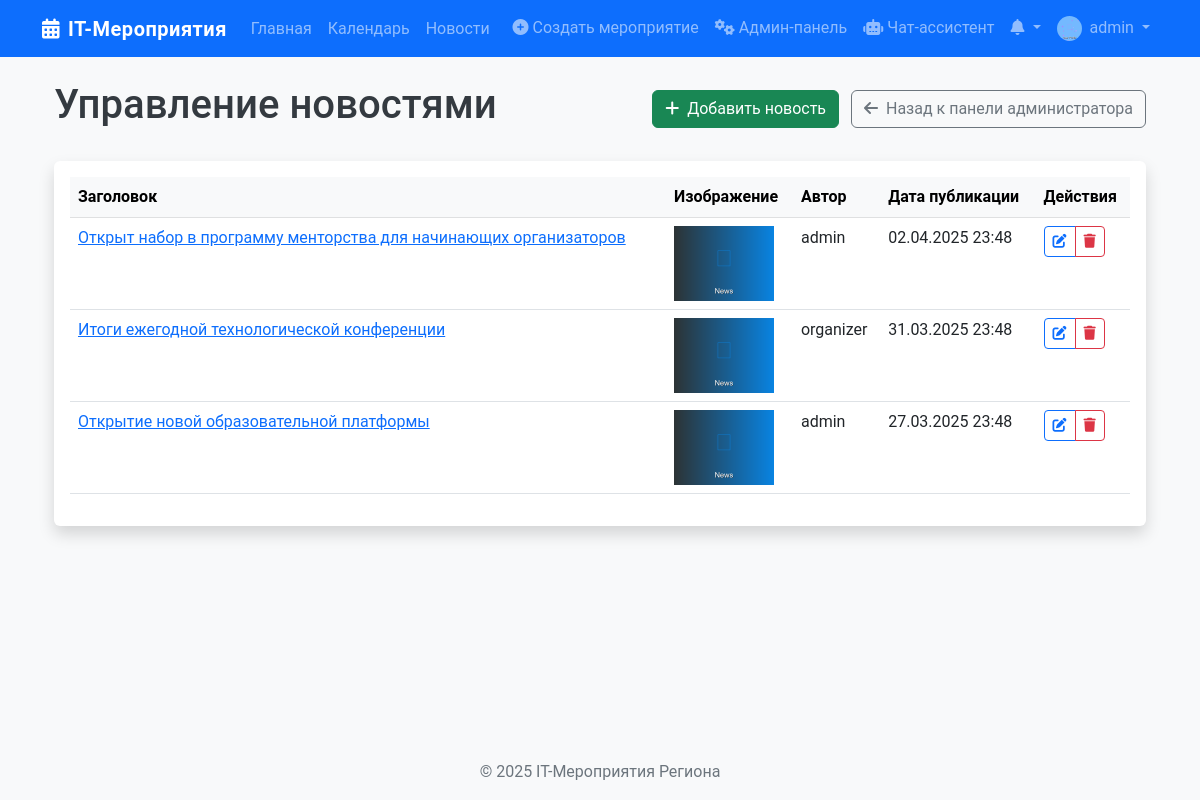
The page /admin/admin/news (signed in) on the database its author committed.
### app/models/user.py (models this page shows, shortened)
class User(db.Model, UserMixin):
    id = db.Column(db.Integer, primary_key=True)
    username = db.Column(db.String(50), unique=True, nullable=False)
    email = db.Column(db.String(120), unique=True, nullable=False)
    password = db.Column(db.String(60), nullable=False)
    role = db.Column(db.String(20), default=UserRole.PARTICIPANT.value)
    profile_image = db.Column(db.String(20), default='default.jpg')
    created_at = db.Column(db.DateTime, default=datetime.utcnow)
    organized_events = db.relationship('Event', back_populates='organizer')
    applications = db.relationship('EventApplication', back_populates='user')
    achievements = db.relationship('Achievement', secondary=user_achievements,
                                   backref=db.backref('users', lazy='dynamic'))
    event_achievements = db.relationship('UserEventAchievement', back_populates='user')
    organizer_achievements = db.relationship('UserOrganizerAchievement', back_populates='user')
    def is_admin(self):
        return self.role == UserRole.ADMIN.value
    def is_organizer(self):
        return self.role == UserRole.ORGANIZER.value or self.role == UserRole.ADMIN.value

### app/models/news.py (models this page shows, shortened)
class News(db.Model):
    id = db.Column(db.Integer, primary_key=True)
    title = db.Column(db.String(100), nullable=False)
    content = db.Column(db.Text, nullable=False)
    image = db.Column(db.String(100), default='default_news.jpg')
    published_at = db.Column(db.DateTime, default=datetime.utcnow)
    updated_at = db.Column(db.DateTime, default=datetime.utcnow, onupdate=datetime.utcnow)
    author_id = db.Column(db.Integer, db.ForeignKey('user.id'), nullable=False)
    author = db.relationship('User', backref='authored_news')
    @property
    def image_file(self):
        return self.image

### app/routes/admin.py (the view)
@admin.route('/admin/news', methods=['GET'])
@login_required
@admin_required
def manage_news():
    news = News.query.order_by(News.published_at.desc()).all()
    return render_template('admin/manage_news.html',
                          title='Управление новостями',
                          news=news)

### app/__init__.py (called while the page is built)
@login_manager.user_loader
def load_user(user_id):
    return User.query.get(int(user_id))

### app/utils/helpers.py (called while the page is built)
def admin_required(f):
    @wraps(f)
    def decorated_function(*args, **kwargs):
        if not current_user.is_admin():
            flash('У вас нет прав для доступа к этой странице', 'danger')
            return redirect(url_for('main.index'))
        return f(*args, **kwargs)
    return decorated_function

### app/templates/admin/manage_news.html (shortened to what this page needs)
{% extends "layout/base.html" %}
{% block content %}
<div class="container">
    <div class="d-flex justify-content-between align-items-center mb-4">
        <h1>Управление новостями</h1>
        <div>
            <a href="{{ url_for('admin.create_news') }}" class="btn btn-success me-2">
                <i class="fas fa-plus me-1"></i> Добавить новость
            </a>
            <a href="{{ url_for('admin.admin_dashboard') }}" class="btn btn-outline-secondary">
                <i class="fas fa-arrow-left me-1"></i> Назад к панели администратора
            </a>
        </div>
    </div>
    <div class="card shadow">
        <div class="card-body">
            {% if news %}
                <div class="table-responsive">
                    <table class="table table-hover">
                        <thead class="table-light">
                            <tr>
                                <th>Заголовок</th>
                                <th>Изображение</th>
                                <th>Автор</th>
                                <th>Дата публикации</th>
                                <th>Действия</th>
                            </tr>
                        </thead>
                        <tbody>
                            {% for item in news %}
                                <tr>
                                    <td>
                                        <a href="{{ url_for('main.news_detail', news_id=item.id) }}" target="_blank">
                                            {{ item.title }}
                                        </a>
                                    </td>
                                    <td>
                                        <img src="{{ url_for('static', filename='img/news_images/' + item.image_file) }}"
                                             alt="{{ item.title }}" style="width: 100px; object-fit: cover;">
                                    </td>
                                    <td>{{ item.author.username }}</td>
                                    <td>{{ item.published_at.strftime('%d.%m.%Y %H:%M') }}</td>
                                    <td>
                                        <div class="btn-group">
                                            <a href="{{ url_for('admin.edit_news', news_id=item.id) }}" class="btn btn-sm btn-outline-primary">
                                                <i class="fas fa-edit"></i>
                                            </a>
                                            <button type="button" class="btn btn-sm btn-outline-danger" data-bs-toggle="modal" data-bs-target="#deleteModal{{ item.id }}">
                                                <i class="fas fa-trash"></i>
                                            </button>
                                        </div>
                                    </td>
                                </tr>
                            {% endfor %}
                        </tbody>
                    </table>
                </div>
            {% else %}
                <div class="alert alert-info">
                    <i class="fas fa-info-circle me-2"></i>Новости отсутствуют. <a href="{{ url_for('admin.create_news') }}">Создать первую новость</a>
                </div>
            {% endif %}
        </div>
    </div>
</div>
{% endblock %}

### app/templates/layout/base.html (shortened to what this page needs)
<!DOCTYPE html>
<html lang="ru">
<head>
    <link href="https://cdn.jsdelivr.net/npm/bootstrap@5.2.3/dist/css/bootstrap.min.css" rel="stylesheet">
    <link rel="stylesheet" href="https://cdnjs.cloudflare.com/ajax/libs/font-awesome/6.1.1/css/all.min.css">
    <link rel="stylesheet" href="{{ url_for('static', filename='css/main.css') }}">
</head>
<body>
    <nav class="navbar navbar-expand-lg navbar-dark bg-primary sticky-top">
        <div class="container">
            <a class="navbar-brand" href="{{ url_for('main.index') }}">
                <i class="fas fa-calendar-alt me-2"></i>IT-Мероприятия
            </a>
            <div class="collapse navbar-collapse" id="navbarNavAltMarkup">
                <div class="navbar-nav">
                    <a class="nav-link" href="{{ url_for('main.index') }}">Главная</a>
                    <a class="nav-link" href="{{ url_for('main.calendar_view') }}">Календарь</a>
                    <a class="nav-link" href="{{ url_for('main.news_list') }}">Новости</a>
                </div>
                <div class="navbar-nav ms-auto">
                    {% if current_user.is_authenticated %}
                        {% if current_user.is_organizer() %}
                            <a class="nav-link" href="{{ url_for('events.create_event') }}">
                                <i class="fas fa-plus-circle me-1"></i>Создать мероприятие
                            </a>
                        {% endif %}
                        {% if current_user.is_admin() %}
                            <a class="nav-link" href="{{ url_for('admin.admin_dashboard') }}">
                                <i class="fas fa-cogs me-1"></i>Админ-панель
                            </a>
                        {% endif %}
                        {% if current_user.is_admin() or current_user.is_organizer() %}
                            <a class="nav-link" href="{{ url_for('chatbot.chatbot_page') }}">
                                <i class="fas fa-robot me-1"></i>Чат-ассистент
                            </a>
                        {% endif %}
                        <div class="nav-item dropdown">
                            <a class="nav-link dropdown-toggle position-relative" href="#" id="notificationsDropdown" role="button" data-bs-toggle="dropdown">
                                <i class="fas fa-bell"></i>
                            </a>
                        </div>
                        <div class="nav-item dropdown">
                            <a class="nav-link dropdown-toggle" href="#" id="userDropdown" role="button" data-bs-toggle="dropdown">
                                <img src="{{ url_for('static', filename='img/profile_pics/' + current_user.profile_image) }}" alt="Аватар" class="rounded-circle me-1" style="width: 25px; height: 25px;">
                                {{ current_user.username }}
                            </a>
                        </div>
                    {% else %}
                        <a class="nav-link" href="{{ url_for('auth.login') }}">Вход</a>
                        <a class="nav-link" href="{{ url_for('auth.register') }}">Регистрация</a>
                    {% endif %}
                </div>
            </div>
        </div>
    </nav>
    <main class="container my-4">
        {% block content %}{% endblock %}
    </main>
    <footer class="footer bg-light py-3 mt-5">
        <div class="container text-center">
            <span class="text-muted">© 2025 IT-Мероприятия Региона</span>
        </div>
    </footer>
</body>
</html>

### app/static/css/main.css (style rules this page uses)
body { font-family: 'Roboto', sans-serif; background-color: #f8f9fa; color: #343a40; min-height: 100vh; display: flex; flex-direction: column; }
main { flex: 1; }
.footer { margin-top: auto; }
.navbar-brand { font-weight: 700; letter-spacing: 0.5px; }
.card { border: none; transition: transform 0.3s, box-shadow 0.3s; }

### rows shown on the page
User: profile_image (placeholder picture), username "admin"
News: title "Открыт набор в программу менторства для начинающих организаторов", image (placeholder picture), author.username "admin", published_at "02.04.2025 23:48"
News: title "Итоги ежегодной технологической конференции", image (placeholder picture), author.username "organizer", published_at "31.03.2025 23:48"
News: title "Открытие новой образовательной платформы", image (placeholder picture), author.username "admin", published_at "27.03.2025 23:48"
